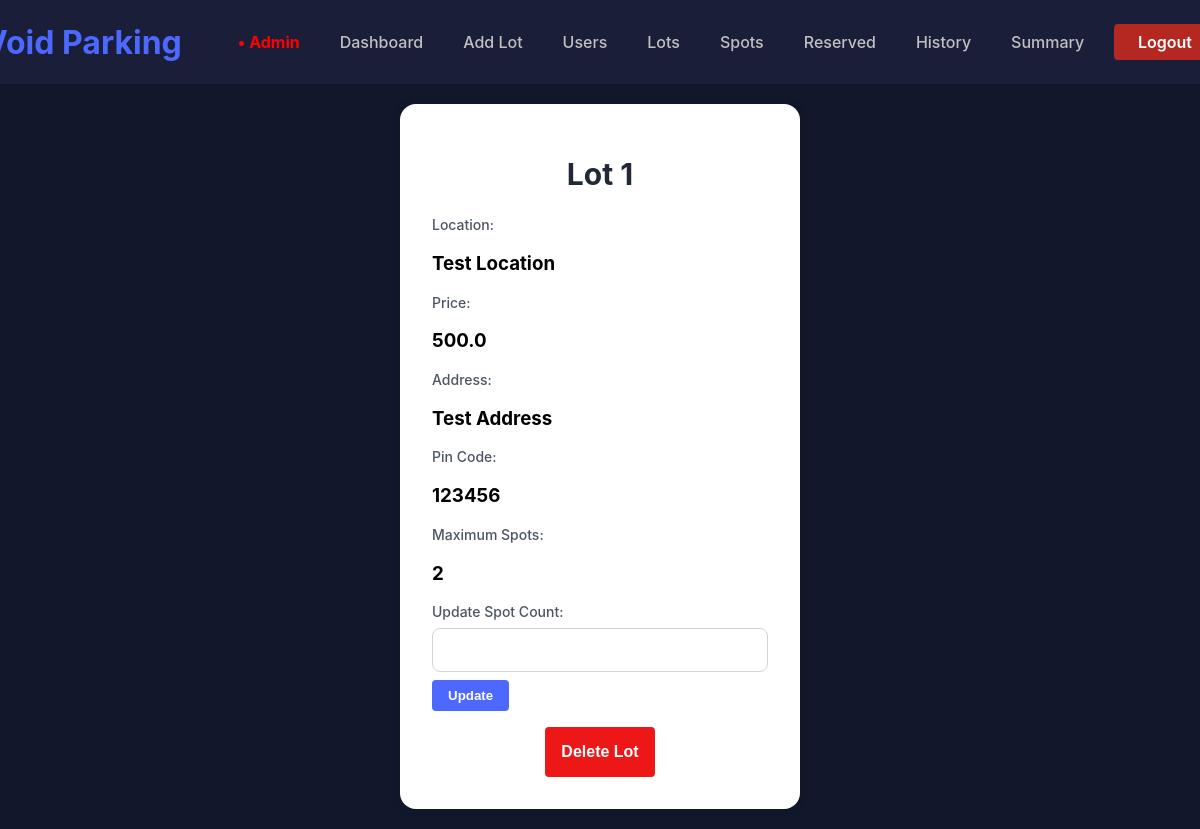
The page /admin/edit_lot/1 on the database its author committed.
### backend/models.py (models this page shows)
class ParkingLot(db.Model):
  __tablename__ = 'parkinglot'
  id = db.Column(db.Integer, primary_key=True)
  location = db.Column(db.String, nullable=False)
  price = db.Column(db.Float, nullable=False)
  address = db.Column(db.String, nullable=False, unique=True)
  pincode = db.Column(db.String, nullable=False)
  max_spots = db.Column(db.Integer, nullable=False)
  spots = db.relationship('ParkingSpot', backref='lot', cascade='all, delete')

### backend/routes.py (the view)
@main.route('/admin/edit_lot/<int:lot_id>', methods=['GET', 'POST'])
def edit_lot(lot_id):
  lot = ParkingLot.query.get(lot_id)
  if request.method == 'POST':
    action = request.form.get('action')
    lot_id = request.form.get('lot_id')
    if action == 'update':
      new_maxspots = int(request.form['new_maxspots'])
      occupied_size = ParkingSpot.query.filter_by(lot_id=lot_id, status='O').count()
      if new_maxspots >= occupied_size:
        old_maxspots = lot.max_spots
        lot.max_spots = new_maxspots
        if new_maxspots > old_maxspots:
          for i in range(old_maxspots + 1, new_maxspots + 1):
            spot = ParkingSpot(lot_id=lot_id, spot_num=i)
            db.session.add(spot)
          db.session.commit()
        elif new_maxspots < old_maxspots:
          extra = ParkingSpot.query.filter(ParkingSpot.lot_id==lot_id, ParkingSpot.spot_num > new_maxspots).all()
          for spot in extra:
            db.session.delete(spot)
          db.session.commit()
      else:
        return "New spot count can't be less than occupied spot count!"
    elif action == 'delete':
      empty = True
      for spot in lot.spots:
        if spot.status == 'O':
          empty = False
          break
      if empty:
        db.session.delete(lot)
        db.session.commit()
        return redirect(url_for('main.lots'))
      else:
        return "Non-empty lots cannot be deleted!"
    return render_template('/admin/edit_lot.html', lot=lot)
  else:
    return render_template('/admin/edit_lot.html', lot=lot)

### templates/admin/edit_lot.html (shortened to what this page needs)
{% extends '/admin/admin_base.html' %}
{% block content %}
<div class="center-content">
  <div class="card">
    <h1 class="card-title">Lot {{ lot.id }} </h1>
    <div class="form-group">
      <label class="form-label"> Location: </label>
      <h3> {{ lot.location }} </h3>
      <label class="form-label"> Price: </label>
      <h3> {{ lot.price }} </h3>
      <label class="form-label"> Address: </label>
      <h3> {{ lot.address }} </h3>
      <label class="form-label"> Pin Code: </label>
      <h3> {{ lot.pincode }} </h3>
      <label class="form-label"> Maximum Spots: </label>
      <h3> {{ lot.max_spots }} </h3>
    <form method="POST" action="{{ url_for('main.edit_lot', lot_id=lot.id) }}">
      <label class="form-label"> Update Spot Count: </label>
      <input type="number" name="new_maxspots" class="form-input" required>
      <button type="submit" name="action" value="update" class="book-btn">Update</button>
    </form>
    </div>
    <form method="POST" action="{{ url_for('main.edit_lot', lot_id=lot.id) }}">
      <button type="submit" name="action" value="delete" class="delete-btn">Delete Lot</button>
    </form>
  </div>
</div>
{% endblock %}

### static/styles.css (style rules this page uses)
body { margin: 0; font-family: -apple-system, BlinkMacSystemFont, "Segoe UI", Roboto, "Helvetica Neue", Arial, sans-serif; background-color: #12182b; color: #c0c0c0; }
.center-content { display: flex; justify-content: center; align-items: center; min-height: calc(100vh - 5rem); padding: 20px; box-sizing: border-box; }
.card { background-color: #ffffff; border-radius: 1rem; box-shadow: 0 0 10px rgba(0, 0, 0, 0.1); padding: 2rem; width: 100%; max-width: 400px; box-sizing: border-box; display: flex; flex-direction: column; align-items: center; }
.card-title { font-size: 1.875rem; font-weight: 700; color: #1f2937; margin-bottom: 1.5rem; }
.form-group { margin-bottom: 1rem; width: 100%; }
.form-label { display: block; font-size: 0.875rem; font-weight: 500; color: #4b5563; margin-bottom: 0.5rem; }
.form-input { width: 100%; padding: 0.75rem 1rem; border: 1px solid #d1d5db; border-radius: 0.5rem; font-size: 1rem; color: #374151; transition: border-color 0.15s ease-in-out, box-shadow 0.15s ease-in-out; box-sizing: border-box; }
.book-btn { background-color: #4c68ff; color: #ffffff; padding: 0.5rem 1rem; border-radius: 0.25rem; text-decoration: none; font-weight: 600; border: none; cursor: pointer; transition: background-color 0.3s ease; margin-top: 0.5rem; }
.delete-btn { background-color: #ee1717; color: #ffffff; padding: 1rem 1rem; border-radius: 0.25rem; text-decoration: none; font-weight: 600; font-size: medium; border: none; cursor: pointer; transition: background-color 0.3s ease; }
h3 { color: black; }

### rows shown on the page
ParkingLot: id "1", location "Test Location", price "500.0", address "Test Address", pincode "123456", max_spots "2"
